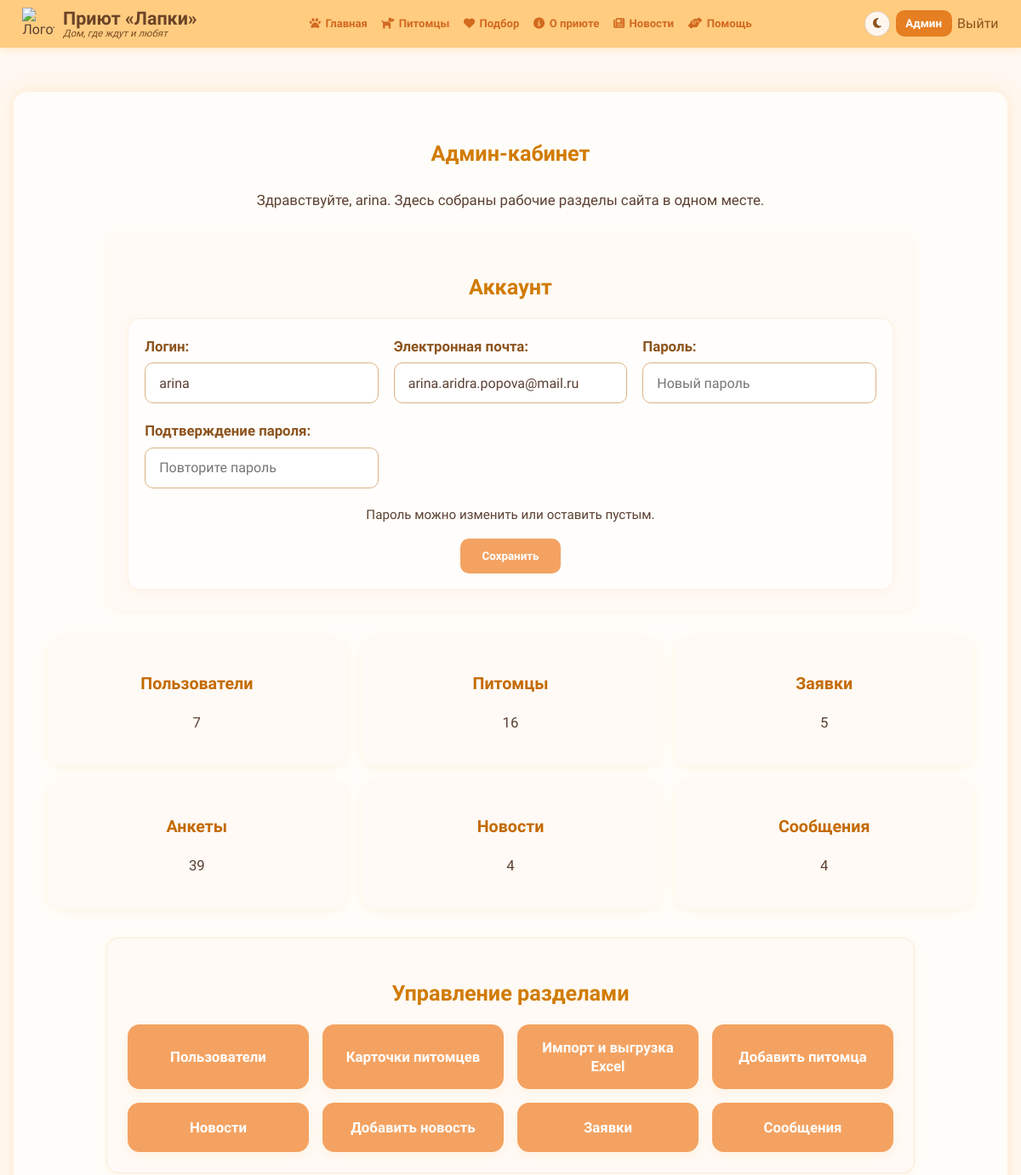
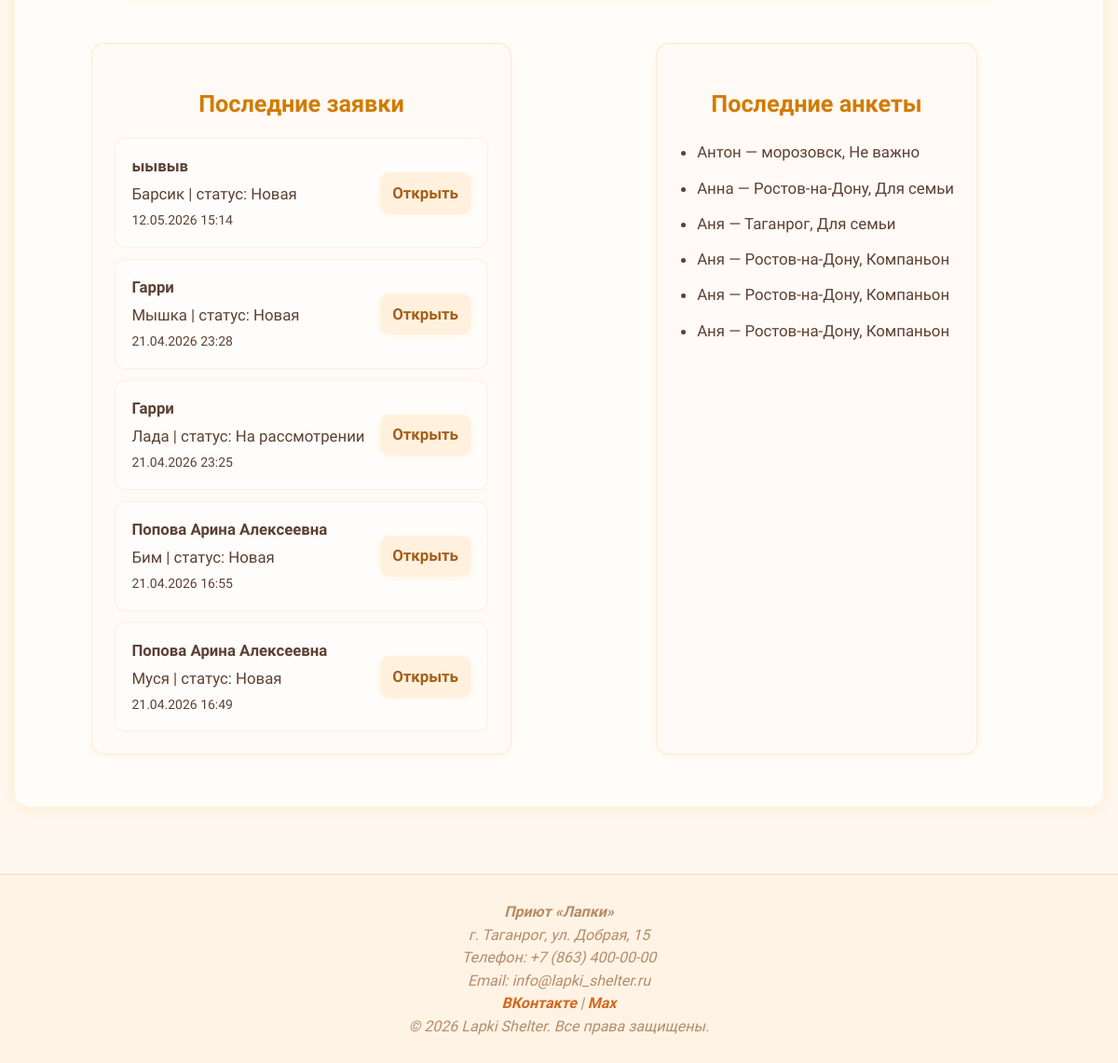
Page /dashboard/ (signed in) on the earlier database version (2 pictures, top to bottom).
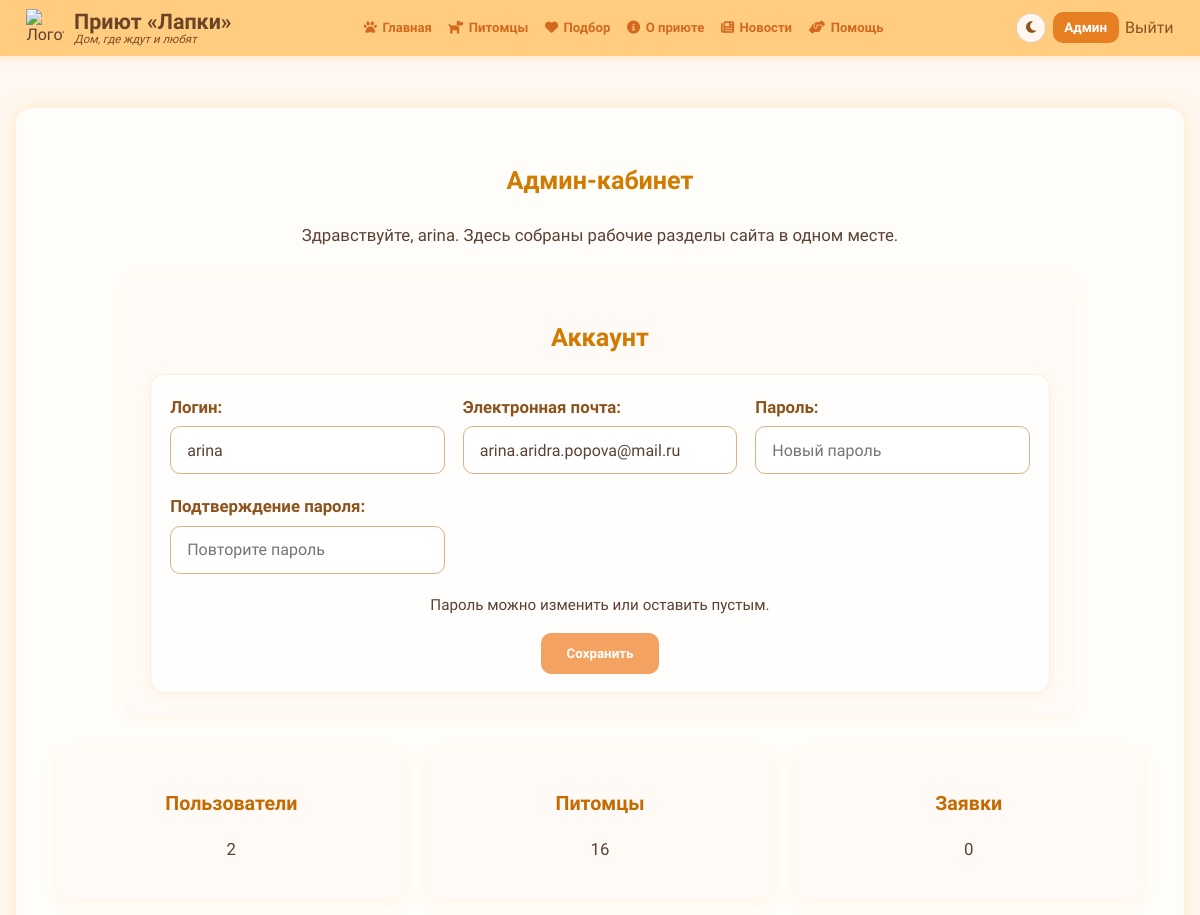
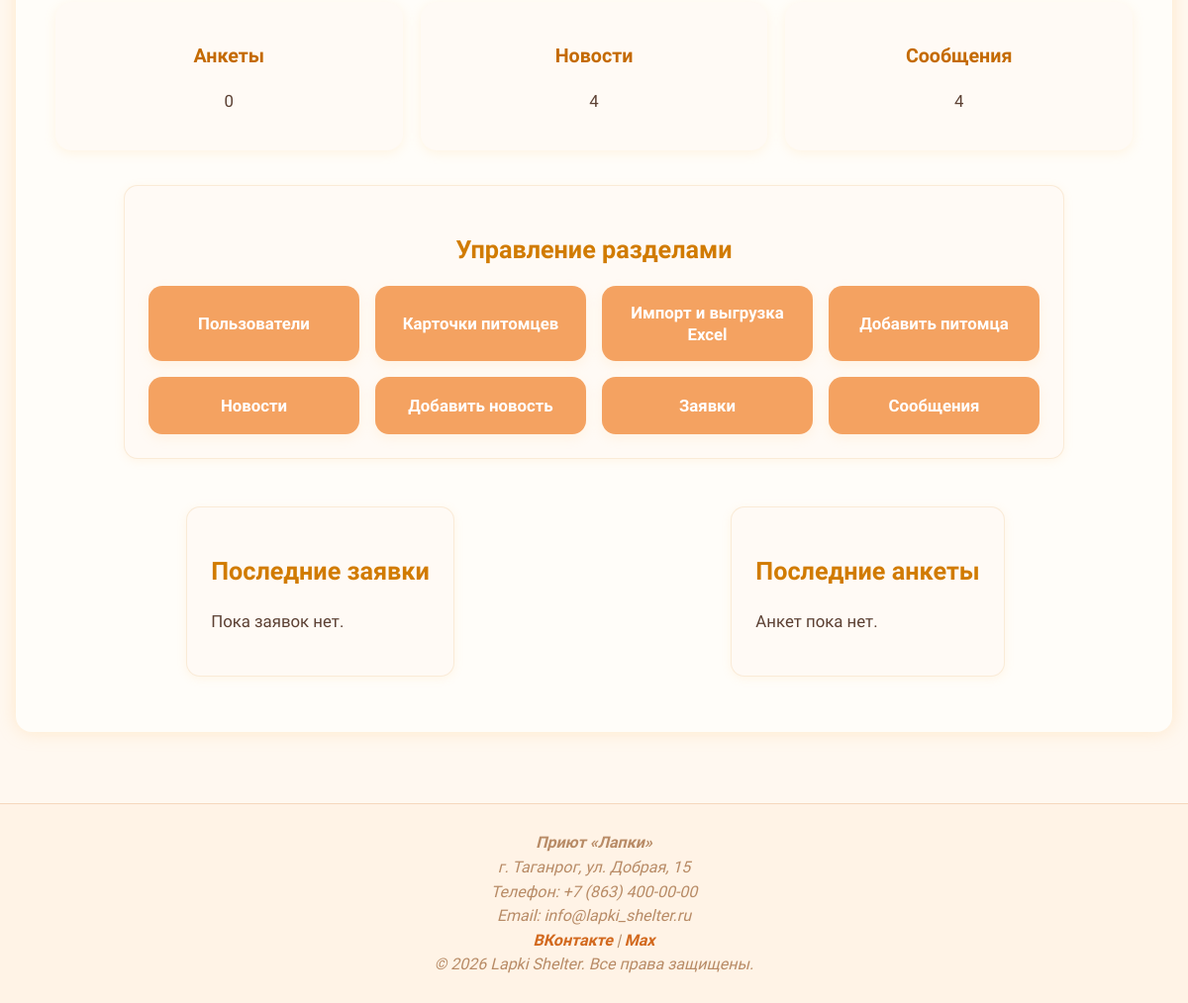
Same page on the later database version (2 pictures, top to bottom).
### shelter/models.py (models this page shows, shortened)
class AdoptionApplication(models.Model):
    STATUS_CHOICES = [
        ('new', 'Новая'),
        ('review', 'На рассмотрении'),
        ('approved', 'Одобрена'),
        ('rejected', 'Отклонена'),
        ('meeting', 'Назначено знакомство'),
    ]
    pet = models.ForeignKey(
        Pet,
        on_delete=models.CASCADE,
        related_name='applications',
        verbose_name='Питомец',
    )
    user = models.ForeignKey(
        User,
        on_delete=models.SET_NULL,
        related_name='adoption_applications',
        verbose_name='Пользователь',
        null=True,
        blank=True,
    )
    full_name = models.CharField('ФИО', max_length=150)
    email = models.EmailField('Email')
    phone = models.CharField('Телефон', max_length=30)
    age = models.PositiveIntegerField('Возраст')
    city = models.CharField('Город', max_length=100)
    housing_type = models.CharField('Тип жилья', max_length=100)
    has_other_pets = models.BooleanField('Есть другие животные', default=False)
    has_children = models.BooleanField('Есть дети', default=False)
    experience = models.TextField('Опыт содержания животных', blank=True)
    why_adopt = models.TextField('Почему хотите взять животное')
    created_at = models.DateTimeField('Дата подачи', auto_now_add=True)
    status = models.CharField('Статус', max_length=20, choices=STATUS_CHOICES, default='new')
    admin_comment = models.TextField('Комментарий администратора', blank=True)
    class Meta:
        verbose_name = 'Заявка на усыновление'
        verbose_name_plural = 'Заявки на усыновление'
        ordering = ['-created_at']

class Pet(models.Model):
    TYPE_CHOICES = [
        ('cat', 'Кошка'),
        ('dog', 'Собака'),
    ]
    GENDER_CHOICES = [
        ('male', 'Мальчик'),
        ('female', 'Девочка'),
    ]
    ACTIVITY_CHOICES = [
        ('low', 'Низкая'),
        ('medium', 'Средняя'),
        ('high', 'Высокая'),
    ]
    AGE_GROUP_CHOICES = [
        ('young', 'Молодой'),
        ('adult', 'Взрослый'),
    ]
    TEMPERAMENT_CHOICES = [
        ('calm', 'Спокойный'),
        ('active', 'Активный'),
        ('friendly', 'Дружелюбный'),
        ('careful', 'Осторожный'),
    ]
    HEALTH_STATUS_CHOICES = [
        ('healthy', 'Здоров'),
        ('care_needed', 'Нужен особый уход'),
    ]
    name = models.CharField('Имя', max_length=100)
    type = models.CharField('Вид', max_length=10, choices=TYPE_CHOICES)
    gender = models.CharField('Пол', max_length=6, choices=GENDER_CHOICES)
    age_months = models.PositiveIntegerField('Возраст в месяцах', default=0)
    description = models.TextField('История', blank=True)
    image = models.ImageField('Фото', upload_to='pet_photos/', blank=True, null=True)
    sterilized = models.BooleanField('Стерилизован', default=False)
    vaccinated = models.BooleanField('Привит', default=False)
    adopted = models.BooleanField('Пристроен', default=False)
    can_live_with_children = models.BooleanField('Можно в семью с детьми', default=True)
    can_live_with_other_pets = models.BooleanField('Можно с другими животными', default=True)
    activity_level = models.CharField('Уровень активности', max_length=20, choices=ACTIVITY_CHOICES, default='medium')
    suitable_for_apartment = models.BooleanField('Подходит для квартиры', default=True)
    requires_experience = models.BooleanField('Требуется опытный хозяин', default=False)
    age_group = models.CharField(
        'Возрастная группа',
        max_length=10,
        choices=AGE_GROUP_CHOICES,
        default='adult',
    )
    temperament = models.CharField(
        'Характер',
        max_length=20,
        choices=TEMPERAMENT_CHOICES,
        default='friendly',
    )
    health_status = models.CharField(
        'Состояние здоровья',
        max_length=20,
        choices=HEALTH_STATUS_CHOICES,
        default='healthy',
    )
    can_stay_alone = models.BooleanField('Может оставаться один', default=True)
    class Meta:
        verbose_name = 'Питомец'
        verbose_name_plural = 'Питомцы'
        ordering = ['name']

class OwnerQuestionnaire(models.Model):
    HOUSING_CHOICES = [
        ('apartment', 'Квартира'),
        ('house', 'Частный дом'),
        ('rented', 'Съёмное жильё'),
    ]
    ACTIVITY_CHOICES = [
        ('low', 'Низкая'),
        ('medium', 'Средняя'),
        ('high', 'Высокая'),
    ]
    PET_PREFERENCE_CHOICES = [
        ('cat', 'Кошка'),
        ('dog', 'Собака'),
        ('any', 'Не важно'),
    ]
    TIME_AT_HOME_CHOICES = [
        ('rarely', 'Редко бываю дома'),
        ('often', 'Часто бываю дома'),
        ('always', 'Почти всегда дома'),
    ]
    PET_AGE_PREFERENCE_CHOICES = [
        ('young', 'Молодой'),
        ('adult', 'Взрослый'),
        ('any', 'Не важно'),
    ]
    PET_GENDER_PREFERENCE_CHOICES = [
        ('male', 'Мальчик'),
        ('female', 'Девочка'),
        ('any', 'Не важно'),
    ]
    ADOPTION_GOAL_CHOICES = [
        ('companion', 'Компаньон'),
        ('family', 'Для семьи'),
        ('active_walks', 'Для активных прогулок'),
        ('any', 'Не важно'),
    ]
    user = models.ForeignKey(
        User,
        on_delete=models.SET_NULL,
        related_name='owner_questionnaires',
        verbose_name='Пользователь',
        null=True,
        blank=True,
    )
    full_name = models.CharField('ФИО', max_length=150)
    age = models.PositiveIntegerField('Возраст')
    city = models.CharField('Город', max_length=100)
    housing_type = models.CharField('Тип жилья', max_length=20, choices=HOUSING_CHOICES)
    has_children = models.BooleanField('Есть дети', default=False)
    has_other_pets = models.BooleanField('Есть другие животные', default=False)
    experience_years = models.PositiveIntegerField('Опыт содержания животных (лет)', default=0)
    activity_level = models.CharField('Уровень активности', max_length=20, choices=ACTIVITY_CHOICES)
    time_at_home = models.CharField('Сколько времени проводите дома', max_length=20, choices=TIME_AT_HOME_CHOICES)
    pet_preference = models.CharField(
        'Предпочтение по типу животного',
        max_length=10,
        choices=PET_PREFERENCE_CHOICES,
        default='any',
    )
    pet_age_preference = models.CharField(
        'Предпочтительный возраст питомца',
        max_length=10,
        choices=PET_AGE_PREFERENCE_CHOICES,
        default='any',
    )
    pet_gender_preference = models.CharField(
        'Предпочтительный пол питомца',
        max_length=10,
        choices=PET_GENDER_PREFERENCE_CHOICES,
        default='any',
    )
    adoption_goal = models.CharField(
        'Цель усыновления',
        max_length=20,
        choices=ADOPTION_GOAL_CHOICES,
        default='any',
    )
    ready_for_medical_care = models.BooleanField(
        'Готов(а) ухаживать за питомцем с особенностями здоровья',
        default=False,
    )
    additional_info = models.TextField('Дополнительная информация', blank=True)
    created_at = models.DateTimeField('Дата заполнения', auto_now_add=True)
    class Meta:
        verbose_name = 'Анкета будущего хозяина'
        verbose_name_plural = 'Анкеты будущих хозяев'
        ordering = ['-created_at']

### shelter/views.py (the view, shortened to what this page needs)
# urls.py: path('dashboard/', views.dashboard, name='dashboard'),
@login_required
def dashboard(request):
    sync_user_related_records(request.user)
    role = get_effective_role(request.user)
    account_form = AccountSettingsForm(instance=request.user)
    owner_applications = request.user.adoption_applications.select_related('pet').order_by('-created_at')
    owner_questionnaires = request.user.owner_questionnaires.order_by('-created_at')
    context = {
        'role': role,
        'account_form': account_form,
        'owner_applications': owner_applications[:10],
        'owner_questionnaires': owner_questionnaires[:10],
        'owner_applications_count': owner_applications.count(),
        'owner_questionnaires_count': owner_questionnaires.count(),
    }
    if role == 'admin':
        context.update(
            {
                'users_count': User.objects.count(),
                'pets_count': Pet.objects.count(),
                'feedback_count': Feedback.objects.count(),
                'all_applications_count': AdoptionApplication.objects.count(),
                'all_questionnaires_count': OwnerQuestionnaire.objects.count(),
                'news_count': News.objects.count(),
                'adopted_count': Pet.objects.filter(adopted=True).count(),
                'recent_applications': AdoptionApplication.objects.select_related('pet', 'user').order_by('-created_at')[:6],
                'recent_questionnaires': OwnerQuestionnaire.objects.select_related('user').order_by('-created_at')[:6],
                'recent_feedback': Feedback.objects.order_by('-submitted_at')[:6],
                'recent_pets': Pet.objects.order_by('-id')[:6],
                'recent_news': News.objects.order_by('-date')[:4],
            }
        )
    return render(request, 'shelter/dashboard.html', context)

### shelter/templates/shelter/dashboard.html (shortened to what this page needs)
{% extends 'shelter/base.html' %}
{% block content %}
<section class="page-section dashboard-page">
    <h1>
        {% if role == 'admin' %}
            Админ-кабинет
        {% else %}
            Личный кабинет
        {% endif %}
    </h1>
    <p class="auth-intro">
        Здравствуйте, {{ request.user.first_name|default:request.user.username }}.
        {% if role == 'admin' %}
            Здесь собраны рабочие разделы сайта в одном месте.
        {% else %}
            Здесь хранятся ваши заявки, анкеты и данные аккаунта.
        {% endif %}
    </p>
    <section class="help-block account-settings">
        <h2>Аккаунт</h2>
        <article class="account-settings-card account-settings-card-wide account-settings-card-compact">
            <form method="post" class="account-inline-form account-single-form">
                <div class="account-settings-compact-grid">
                    <p>
                        {{ account_form.username.label_tag }}
                        {{ account_form.username }}
                    </p>
                    <p>
                        {{ account_form.email.label_tag }}
                        {{ account_form.email }}
                    </p>
                    <p>
                        {{ account_form.password1.label_tag }}
                        {{ account_form.password1 }}
                    </p>
                    <p>
                        {{ account_form.password2.label_tag }}
                        {{ account_form.password2 }}
                    </p>
                </div>
                <p class="account-form-hint">Пароль можно изменить или оставить пустым.</p>
                <button type="submit" class="btn">Сохранить</button>
            </form>
        </article>
    </section>
    {% if role == 'admin' %}
        <div class="results-summary">
            <div class="summary-card"><h3>Пользователи</h3><p>{{ users_count }}</p></div>
            <div class="summary-card"><h3>Питомцы</h3><p>{{ pets_count }}</p></div>
            <div class="summary-card"><h3>Заявки</h3><p>{{ all_applications_count }}</p></div>
            <div class="summary-card"><h3>Анкеты</h3><p>{{ all_questionnaires_count }}</p></div>
            <div class="summary-card"><h3>Новости</h3><p>{{ news_count }}</p></div>
            <div class="summary-card"><h3>Сообщения</h3><p>{{ feedback_count }}</p></div>
        </div>
        <section class="help-block admin-section">
            <h2>Управление разделами</h2>
            <div class="admin-links-grid">
                <a href="{% url 'admin_user_list' %}" class="btn">Пользователи</a>
                <a href="{% url 'admin_pet_list' %}" class="btn">Карточки питомцев</a>
                <a href="{% url 'admin_pet_excel' %}" class="btn">Импорт и выгрузка Excel</a>
                <a href="{% url 'admin_pet_create' %}" class="btn">Добавить питомца</a>
                <a href="{% url 'admin_news_list' %}" class="btn">Новости</a>
                <a href="{% url 'admin_news_create' %}" class="btn">Добавить новость</a>
                <a href="{% url 'admin_application_list' %}" class="btn">Заявки</a>
                <a href="{% url 'admin_feedback_list' %}" class="btn">Сообщения</a>
            </div>
        </section>
        <div class="admin-workspace-grid">
            <section class="help-block admin-section">
                <h2>Последние заявки</h2>
                {% if recent_applications %}
                    <div class="admin-dashboard-list">
                        {% for application in recent_applications %}
                            <div class="admin-dashboard-item">
                                <div>
                                    <strong>{{ application.full_name }}</strong>
                                    <p>{{ application.pet.name }} | статус: {{ application.get_status_display }}</p>
                                    <small>{{ application.created_at|date:"d.m.Y H:i" }}</small>
                                </div>
                                <a href="{% url 'admin_application_edit' application.pk %}" class="header-link">Открыть</a>
                            </div>
                        {% endfor %}
                    </div>
                {% else %}
                    <p>Пока заявок нет.</p>
                {% endif %}
            </section>
            <section class="help-block admin-section">
                <h2>Последние анкеты</h2>
                {% if recent_questionnaires %}
                    <ul class="help-list admin-tight-list">
                        {% for questionnaire in recent_questionnaires %}
                            <li>{{ questionnaire.full_name }} — {{ questionnaire.city }}, {{ questionnaire.get_adoption_goal_display }}</li>
                        {% endfor %}
                    </ul>
                {% else %}
                    <p>Анкет пока нет.</p>
                {% endif %}
            </section>
        </div>
    {% endif %}
</section>
{% endblock %}

Differences in the rows shown:
removed AdoptionApplication: full_name "ыывыв", pet.name "Барсик", status "Новая", created_at "12.05.2026 15:14"
removed AdoptionApplication: full_name "Гарри", pet.name "Мышка", status "Новая", created_at "21.04.2026 23:28"
removed AdoptionApplication: full_name "Гарри", pet.name "Лада", status "На рассмотрении", created_at "21.04.2026 23:25"
removed AdoptionApplication: full_name "Попова Арина Алексеевна", pet.name "Бим", status "Новая", created_at "21.04.2026 16:55"
removed AdoptionApplication: full_name "Попова Арина Алексеевна", pet.name "Муся", status "Новая", created_at "21.04.2026 16:49"
removed OwnerQuestionnaire: full_name "Антон", city "морозовск", adoption_goal "Не важно"
removed OwnerQuestionnaire: full_name "Анна", city "Ростов-на-Дону", adoption_goal "Для семьи"
removed OwnerQuestionnaire: full_name "Аня", city "Таганрог", adoption_goal "Для семьи"
removed OwnerQuestionnaire: full_name "Аня", city "Ростов-на-Дону", adoption_goal "Компаньон"
removed OwnerQuestionnaire: full_name "Аня", city "Ростов-на-Дону", adoption_goal "Компаньон"
removed OwnerQuestionnaire: full_name "Аня", city "Ростов-на-Дону", adoption_goal "Компаньон"
Other differences:
{{ users_count }}: "7" → "2"
{{ all_applications_count }}: "5" → "0"
{{ all_questionnaires_count }}: "39" → "0"
text now shown: "Пока заявок нет. Анкет пока нет."
